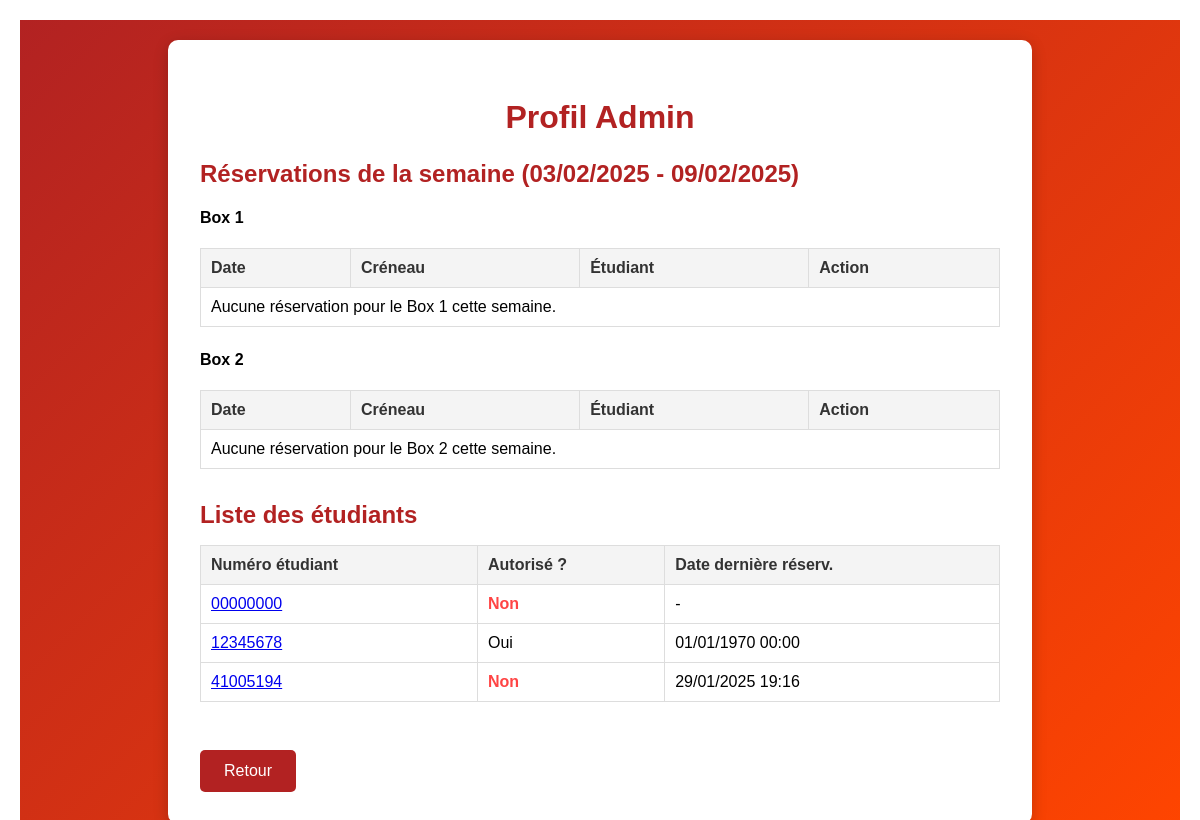
Page /profilAdmin/ (signed in) on the earlier database version.
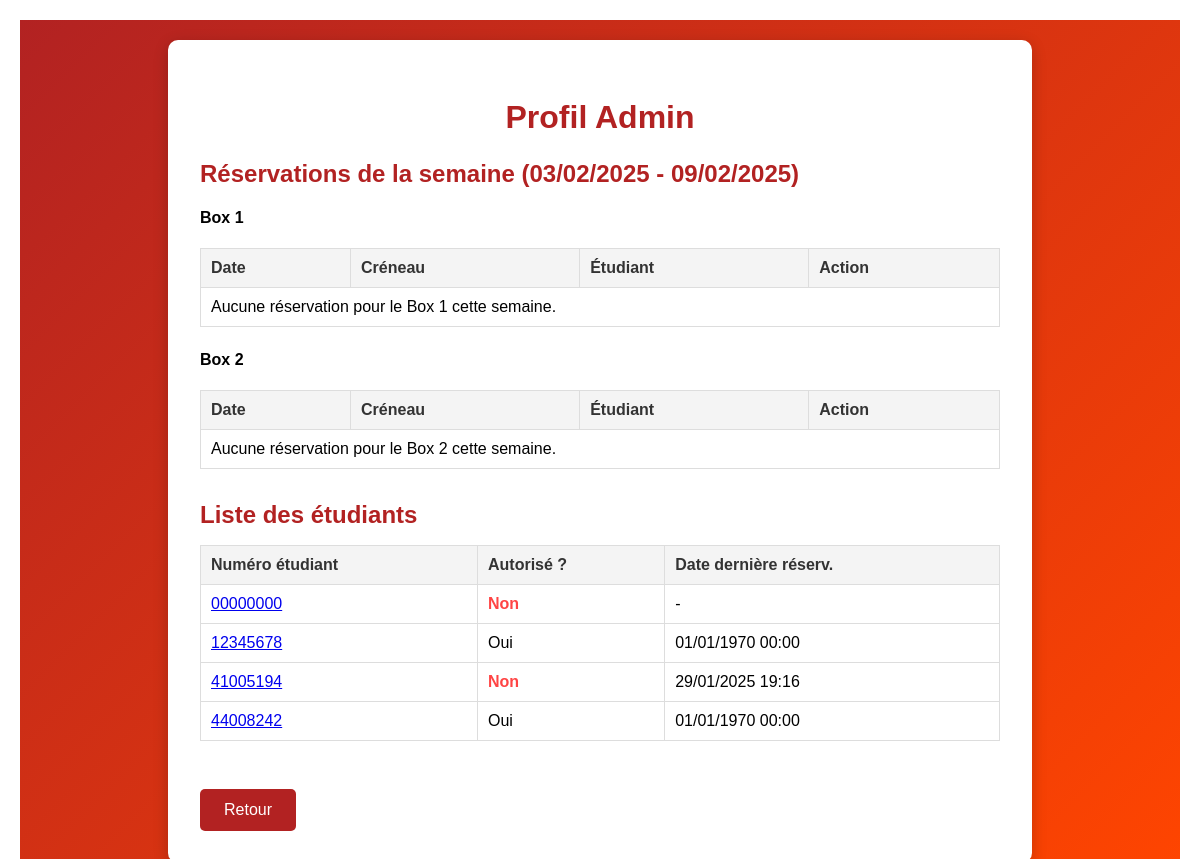
Same page on the later database version.
### Reservation/models.py (models this page shows, shortened)
class Etudiant(models.Model):
    num_etudiant = models.CharField(unique=True, max_length=8)
    autorise = models.BooleanField(default=True)
    date_derniere_reserv = models.DateTimeField(default=timezone.now)
    class Meta:
        managed = False
        db_table = 'Etudiant'

### Reservation/views.py (the view)
    def wrapper(request, *args, **kwargs):
        if not request.session.get('is_admin', False):
            return redirect('adminLogin')
        return view_func(request, *args, **kwargs)

### Reservation/views.py (called while the page is built)
def admin_required(view_func):
    def wrapper(request, *args, **kwargs):
        if not request.session.get('is_admin', False):
            return redirect('adminLogin')
        return view_func(request, *args, **kwargs)
    return wrapper

### Reservation/templates/profilAdmin.html (shortened to what the changed rows need)
{% extends 'base.html' %}
{% block content %}
<div class="profile-container">
    <div class="profile-box">
        <h2>Profil Admin</h2>
        <div class="section">
            <table>
                <thead>
                    <tr>
                        <th>Date</th>
                        <th>Créneau</th>
                        <th>Étudiant</th>
                        <th>Action</th>
                    </tr>
                </thead>
            </table>
            <table>
                <thead>
                    <tr>
                        <th>Date</th>
                        <th>Créneau</th>
                        <th>Étudiant</th>
                        <th>Action</th>
                    </tr>
                </thead>
            </table>
        </div>
        <div class="section">
            <table>
                <thead>
                    <tr>
                        <th>Numéro étudiant</th>
                        <th>Autorisé ?</th>
                        <th>Date dernière réserv.</th>
                    </tr>
                </thead>
                <tbody>
                    {% for student in students %}
                    <tr>
                        <td>
                            <a href="{% url 'profilEtudiant' student.num_etudiant %}">
                                {{ student.num_etudiant }}
                            </a>
                        </td>
                        <td>
                            {% if student.autorise %}Oui{% else %}<span class="blocked">Non</span>{% endif %}
                        </td>
                        <td>
                            {% if student.date_derniere_reserv %}
                                {{ student.date_derniere_reserv|date:"d/m/Y H:i" }}
                            {% else %}
                                -
                            {% endif %}
                        </td>
                    </tr>
                    {% endfor %}
                </tbody>
            </table>
        </div>
    </div>
</div>
{% endblock %}

Differences in the rows shown:
added Etudiant: num_etudiant "44008242", autorise "Oui", date_derniere_reserv "01/01/1970 00:00"
